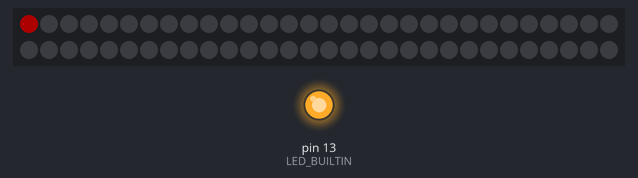
This sketch was run on a simulated Arduino Uno, built with avr-gcc and run on an emulated ATmega328P. Parts: 60 RGB LEDs in strip order, left to right, continuing on the next row, output pins drawn as LEDs (lit = HIGH). Dim RGB values are drawn brighter than linear.

Above: at 0.01 s.
At 9.97 s:
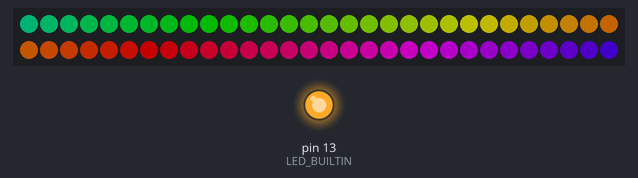
At 19.93 s:
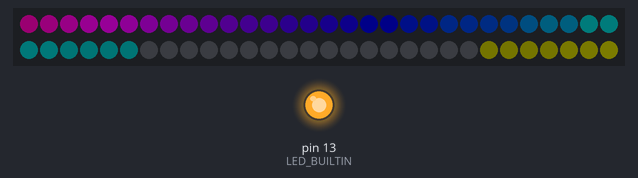
At 39.84 s:
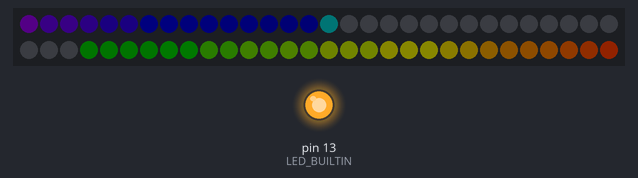
Timing chart, 0 to 40.0 s (numbered marks = the images above):
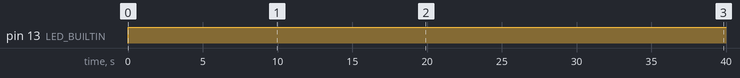

The sketch:

arduino_led_list.ino
```cpp
#include <Adafruit_NeoPixel.h>

static const int PIN = 10;


Adafruit_NeoPixel list;
int LEDS;


int delay_time;
int hue_step;
float bright_slowdown;
int bright_max;


uint16_t colour_hue = 0;
uint8_t bright_phase = 0;

void setup() {
  // put your setup code here, to run once:
  pinMode(LED_BUILTIN, OUTPUT);
  digitalWrite(LED_BUILTIN, LOW);

  setupGamingStation();

  list.begin();
  list.clear();

  list.show();
}

void setupGamingStation() {
  LEDS = 60;
  delay_time = 80;
  hue_step = 800;
  bright_slowdown = 1;
  bright_max = 100;
  list = Adafruit_NeoPixel(LEDS, PIN, NEO_GRB);
}

void setupSofa() {
  LEDS = 60;
  delay_time = 80;
  hue_step = 800;
  bright_slowdown = 100;
  bright_max = 5;
  list = Adafruit_NeoPixel(LEDS, PIN, NEO_GRB);
}

void setup5m() {
  LEDS = 360;
  delay_time = 800;
  hue_step = 80;
  bright_slowdown = 1;
  bright_max = 5;
  list = Adafruit_NeoPixel(LEDS, PIN, NEO_GRB);
}


void loop() {
  // put your main code here, to run repeatedly:
  digitalWrite(LED_BUILTIN, HIGH);

    shiftLeft();
    //list.show();

    //delay(delay_time);
    int bright = list.sine8(bright_phase/bright_slowdown) * bright_max / 255;
    list.setPixelColor(0, list.ColorHSV(colour_hue, 255, bright));
    list.show();

    delay(delay_time);

    colour_hue = colour_hue + hue_step;
    bright_phase = bright_phase + 1;
}

void shiftLeft() {
  for(int i=LEDS-1;i>0;i--) {
    uint32_t rgb = list.getPixelColor(i-1);
    list.setPixelColor(i, rgb);
  }
  list.setPixelColor(0, list.Color(0, 0, 0));
}

void slide(int fromred, int fromgreen, int fromblue,
  int tored, int togreen, int toblue, int delay_time) {
  for(int i=0;i<LEDS;i++) {

    int red = fromred + (tored-fromred)*i/60;
    int green = fromgreen + (togreen-fromgreen)*i/60;
    int blue = fromblue + (toblue-fromblue)*i/60;
    list.setPixelColor(i, list.Color(red, green, blue));
  }
  list.setPixelColor(0, list.Color(0, 0, 0));
  list.show();
}
```

Measured:
- by itself, pin 13 (LED_BUILTIN): LOW → HIGH at 0.00 s
